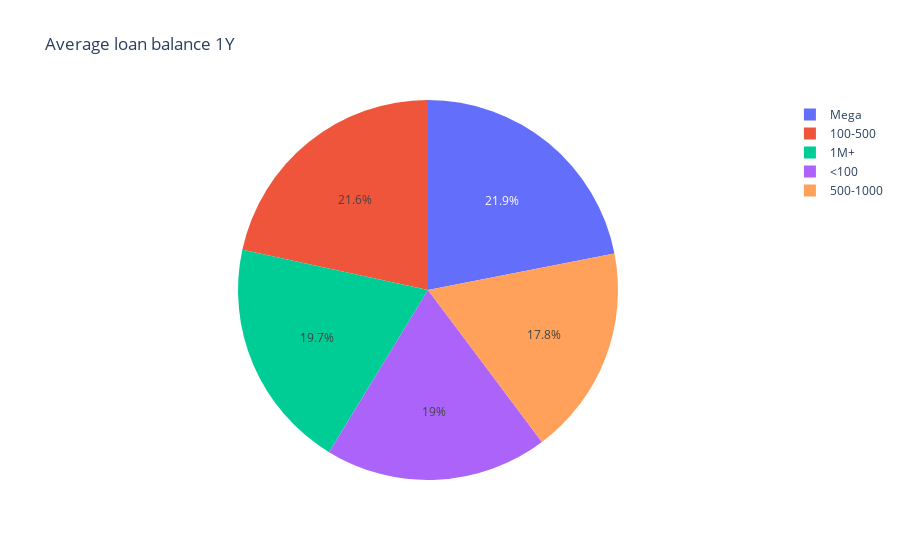

This figure's notebook cell:
### Code cell
# посмотрим на средний годовой долг по клиентам в разбивке по населенности городов

fig = px.pie(df.groupby('city_type',as_index=False).agg({'avg_loan_balance_1Y':'mean'}),\
    values='avg_loan_balance_1Y', names='city_type', title='Average loan balance 1Y')
fig.show()

### Figure 1 — Plotly figure (JSON) as saved in the notebook; plotly's stock layout.template omitted (floating-point values rounded to 4 significant figures)
{"data": [{"domain": {"x": [0, 1], "y": [0, 1]}, "hovertemplate": "city_type=%{label}<br>avg_loan_balance_1Y=%{value}<extra></extra>", "labels": ["100-500", "1M+", "500-1000", "<100", "Mega"], "legendgroup": "", "name": "", "showlegend": true, "type": "pie", "values": [85140.0, 77610.0, 70360.0, 74760.0, 86430.0]}], "layout": {"legend": {"tracegroupgap": 0}, "title": {"text": "Average loan balance 1Y"}}}
